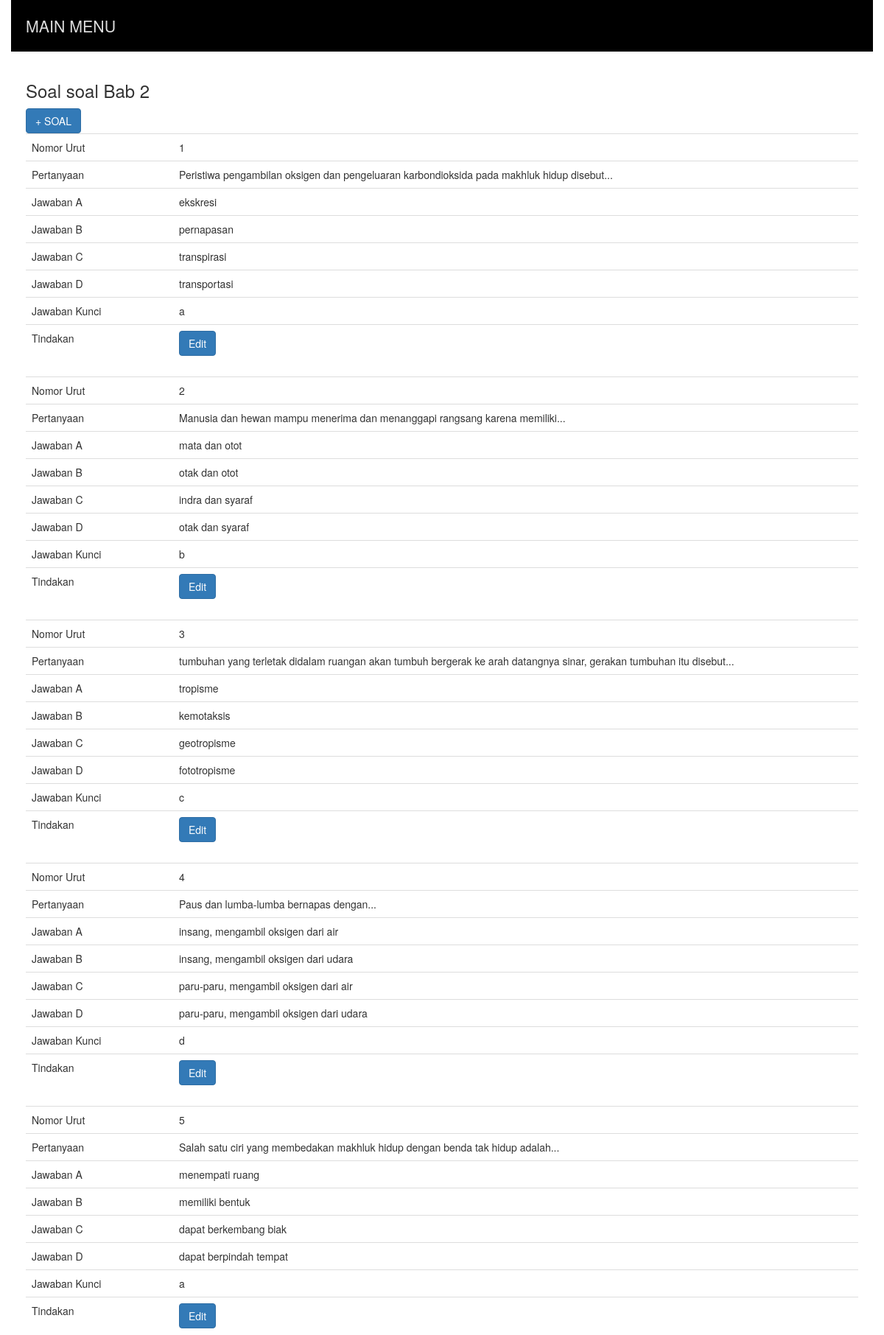
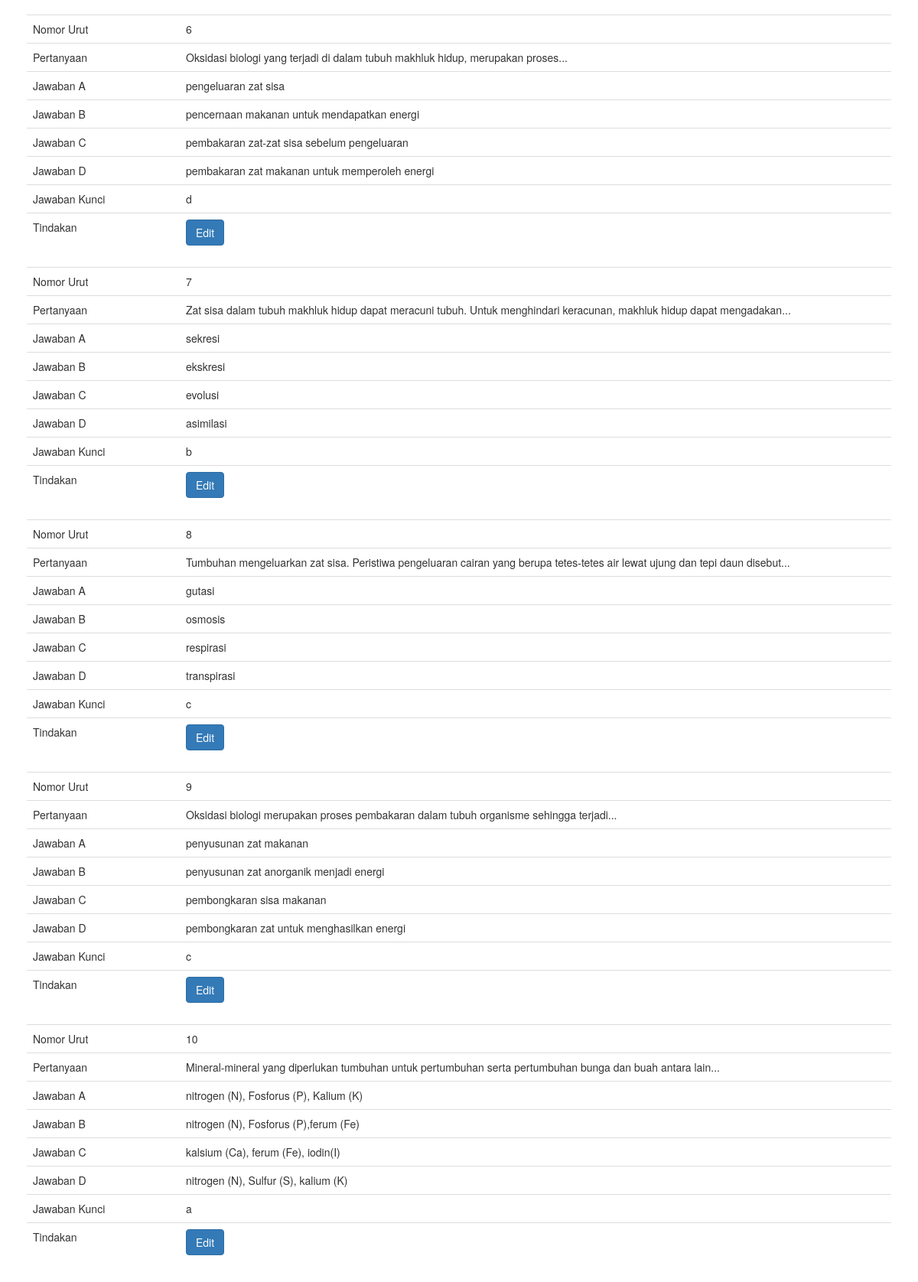
/admin/?menu=soal&id=2 (signed in), run on the app's committed database (2 pictures, top to bottom).
### tables this page shows
CREATE TABLE `soal` (
  `idxsoal` int(2) NOT NULL,
  `bab` int(2) NOT NULL,
  `nomor` int(2) NOT NULL,
  `pertanyaan` text,
  `a` text,
  `b` text,
  `c` text,
  `d` text,
  `kunci` enum('a','b','c','d') DEFAULT NULL,
  `gambar` tinytext NOT NULL,
  `audio` tinytext NOT NULL
);

### admin/class_soal.php (the view, shortened to what this page needs)
<?php
class babsoal
{
	function transact($sql){
		include ("koneksi.inc.php");
		$qry = $conn->prepare($sql);
		return $qry;
	}
	function soalBab($bab){
		$sql = "SELECT * FROM soal WHERE bab = '$bab' ORDER BY nomor";
		$qry = $this->transact($sql);
		$qry->execute();
		while($r = $qry->fetch()){
			echo "
			<table class='table table-sm'>
				<tr><td width='200'>Nomor Urut</td><td>".$r['nomor']."</td></tr>
				<tr><td width='200'>Pertanyaan</td><td>".$r['pertanyaan']."</td></tr>
				<tr><td width='200'>Jawaban A</td><td>".$r['a']."</td></tr>
				<tr><td width='200'>Jawaban B</td><td>".$r['b']."</td></tr>
				<tr><td width='200'>Jawaban C</td><td>".$r['c']."</td></tr>
				<tr><td width='200'>Jawaban D</td><td>".$r['d']."</td></tr>
				<tr><td width='200'>Jawaban Kunci</td><td>".$r['kunci']."</td></tr>
				<tr><td width='200'>Tindakan</td>
					<td><a class='btn btn-primary' href='./?menu=soalEdit&id=".$r['idxsoal']."'>Edit</a></td>
					</tr>
			</table>
			";
		}
	}
}
?>

### data on the page
soal: nomor "1", pertanyaan "Peristiwa pengambilan oksigen dan pengeluaran karbondioksida pada makhluk hidup disebut...", a "ekskresi", b "pernapasan", c "transpirasi", d "transportasi", kunci "a"
soal: nomor "2", pertanyaan "Manusia dan hewan mampu menerima dan menanggapi rangsang karena memiliki...", a "mata dan otot", b "otak dan otot", c "indra dan syaraf", d "otak dan syaraf", kunci "b"
soal: nomor "3", pertanyaan "tumbuhan yang terletak didalam ruangan akan tumbuh bergerak ke arah datangnya sinar, gerakan tumbuhan itu disebut...", a "tropisme", b "kemotaksis", c "geotropisme", d "fototropisme", kunci "c"
soal: nomor "4", pertanyaan "Paus dan lumba-lumba bernapas dengan...", a "insang, mengambil oksigen dari air", b "insang, mengambil oksigen dari udara", c "paru-paru, mengambil oksigen dari air", d "paru-paru, mengambil oksigen dari udara", kunci "d"
soal: nomor "5", pertanyaan "Salah satu ciri yang membedakan makhluk hidup dengan benda tak hidup adalah...", a "menempati ruang", b "memiliki bentuk", c "dapat berkembang biak", d "dapat berpindah tempat", kunci "a"
soal: nomor "6", pertanyaan "Oksidasi biologi yang terjadi di dalam tubuh makhluk hidup, merupakan proses...", a "pengeluaran zat sisa", b "pencernaan makanan untuk mendapatkan energi", c "pembakaran zat-zat sisa sebelum pengeluaran", d "pembakaran zat makanan untuk memperoleh energi", kunci "d"
soal: nomor "7", pertanyaan "Zat sisa dalam tubuh makhluk hidup dapat meracuni tubuh. Untuk menghindari keracunan, makhluk hidup dapat mengadakan...", a "sekresi", b "ekskresi", c "evolusi", d "asimilasi", kunci "b"
soal: nomor "8", pertanyaan "Tumbuhan mengeluarkan zat sisa. Peristiwa pengeluaran cairan yang berupa tetes-tetes air lewat ujung dan tepi daun disebut...", a "gutasi", b "osmosis", c "respirasi", d "transpirasi", kunci "c"
soal: nomor "9", pertanyaan "Oksidasi biologi merupakan proses pembakaran dalam tubuh organisme sehingga terjadi...", a "penyusunan zat makanan", b "penyusunan zat anorganik menjadi energi", c "pembongkaran sisa makanan", d "pembongkaran zat untuk menghasilkan energi", kunci "c"
soal: nomor "10", pertanyaan "Mineral-mineral yang diperlukan tumbuhan untuk pertumbuhan serta pertumbuhan bunga dan buah antara lain...", a "nitrogen (N), Fosforus (P), Kalium (K)", b "nitrogen (N), Fosforus (P),ferum (Fe)", c "kalsium (Ca), ferum (Fe), iodin(I)", d "nitrogen (N), Sulfur (S), kalium (K)", kunci "a"

### other printed values
$_GET['id'] "2"
